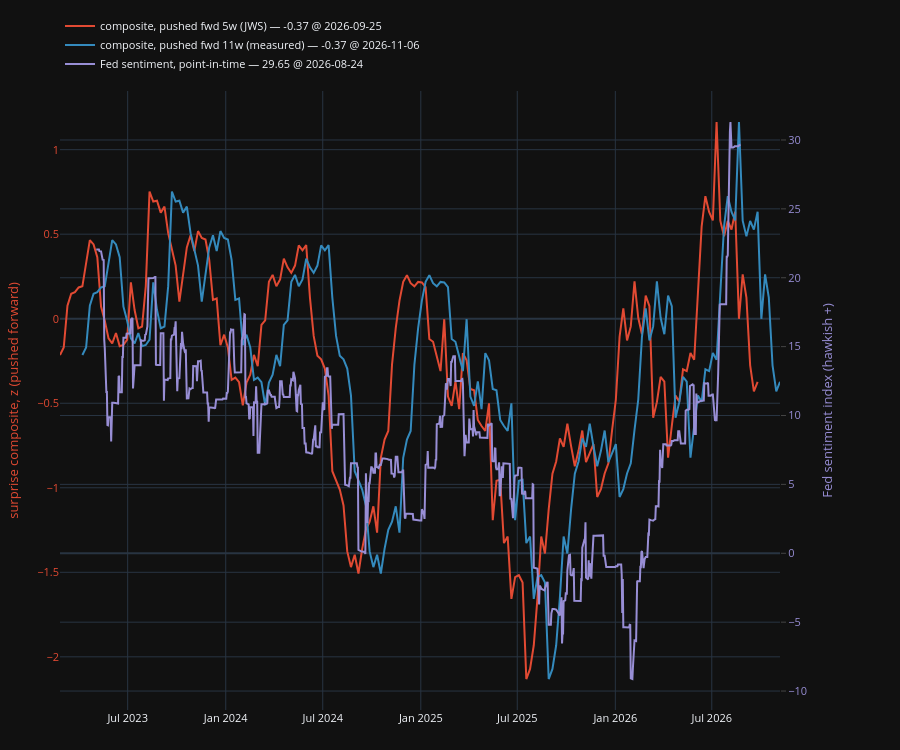

The notebook cell this image was saved under:
### Markdown cell above
### Chart 1 — the dislocation

The composite is pushed **forward** so it lines up with the Fedspeak it is
supposed to lead. JWS uses **5 weeks**; the measured lead on this data is
**11–14 weeks**, so both are drawn.

The shift is on the **index**, not on positions. A positional `.shift(11)`
against a fixed index silently drops the newest eleven composite readings off
the end — which here are exactly the rolled-over ones the trade is about. Done
on the index instead, the pushed line **extends past** the sentiment series,
and that overhang is the part of the regressor that is already known.

### Code cell
LEAD_JWS, LEAD_MEASURED = 5, 11


def pushed(s: pd.Series, weeks: int) -> pd.Series:
    """Push a W-FRI series forward `weeks`, EXTENDING the index rather than
    truncating it. `freq="7D"` is exact on a weekly grid."""
    return s.shift(weeks, freq="7D")


_win = zc.index >= pd.Timestamp(SENT_START) - pd.Timedelta(weeks=LEAD_MEASURED + 4)
zc_win = zc[_win]

plot, fig, ax, ax2, legend = make_secondary_axis_plot(
    engine="plotly",
    ylabel_left="surprise composite, z (pushed forward)",
    ylabel_right="Fed sentiment index (hawkish +)",
    # title="Surprise indices pushed forward vs Fed-speak sentiment "
    #       "— the pushed lines run past the sentiment, and that overhang is known",
)
plot(pushed(zc_win, LEAD_JWS), label=f"composite, pushed fwd {LEAD_JWS}w (JWS)",
     which="left")
plot(pushed(zc_win, LEAD_MEASURED),
     label=f"composite, pushed fwd {LEAD_MEASURED}w (measured)", which="left")
plot(sent, label="Fed sentiment, point-in-time", which="right")
legend(show_date=True)

# print(f"sentiment ends {sent.index.max().date()}; the {LEAD_MEASURED}w-pushed "
#       f"composite runs to {pushed(zc_win, LEAD_MEASURED).index.max().date()} "
#       f"-- {LEAD_MEASURED} weeks of the regressor are already observed.")

### Figure 1 — Plotly figure (JSON) as saved in the notebook; plotly's stock layout.template omitted (floating-point values rounded to 4 significant figures; data arrays with more than 128 entries replaced by an {"elided": "..."} marker saying what was removed)
{"data": [{"line": {"color": "#E24A33"}, "mode": "lines", "name": "composite, pushed fwd 5w (JWS) — -0.37 @ 2026-09-25", "showlegend": true, "type": "scatter", "x": {"elided": "188 str values"}, "y": {"elided": "188 float values"}, "yaxis": "y"}, {"line": {"color": "#348ABD"}, "mode": "lines", "name": "composite, pushed fwd 11w (measured) — -0.37 @ 2026-11-06", "showlegend": true, "type": "scatter", "x": {"elided": "188 str values"}, "y": {"elided": "188 float values"}, "yaxis": "y"}, {"line": {"color": "#988ED5"}, "mode": "lines", "name": "Fed sentiment, point-in-time — 29.65 @ 2026-08-24", "showlegend": true, "type": "scatter", "x": {"elided": "864 str values"}, "y": {"elided": "864 float values"}, "yaxis": "y2"}], "layout": {"font": {"size": 11}, "height": 750, "legend": {"orientation": "h", "x": 0, "xanchor": "left", "y": 1.02, "yanchor": "bottom"}, "margin": {"b": 40, "l": 60, "r": 120, "t": 60}, "newshape": {"line": {"color": "red"}}, "title": {}, "xaxis": {"showgrid": true, "showspikes": true, "spikecolor": "white", "spikemode": "across", "spikesnap": "cursor"}, "yaxis": {"showgrid": true, "showspikes": true, "spikecolor": "white", "spikesnap": "cursor", "spikethickness": 0.5, "tickfont": {"color": "#E24A33"}, "title": {"font": {"color": "#E24A33"}, "text": "surprise composite, z (pushed forward)"}}, "yaxis2": {"anchor": "x", "overlaying": "y", "position": 0.98, "showgrid": true, "showspikes": true, "side": "right", "spikecolor": "white", "spikesnap": "cursor", "spikethickness": 0.5, "tickfont": {"color": "#988ED5"}, "ticklabelposition": "outside", "ticks": "outside", "title": {"font": {"color": "#988ED5"}, "standoff": 16, "text": "Fed sentiment index (hawkish +)"}}}}
